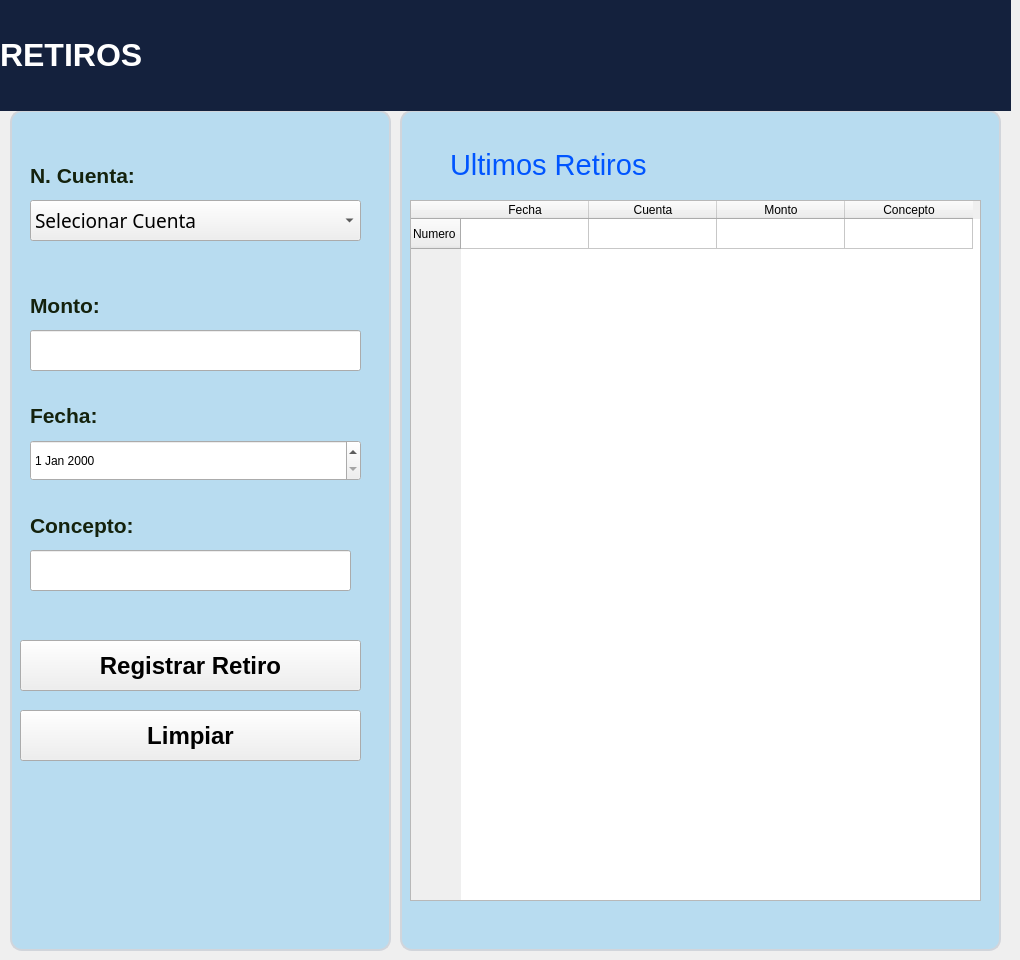
   <widget class="QWidget" name="pagina5">
    <widget class="QLabel" name="label_24">
     <property name="geometry">
      <rect>
       <x>0</x>
       <y>0</y>
       <width>1011</width>
       <height>111</height>
      </rect>
     </property>
     <property name="minimumSize">
      <size>
       <width>100</width>
       <height>70</height>
      </size>
     </property>
     <property name="font">
      <font>
       <pointsize>-1</pointsize>
       <weight>75</weight>
       <bold>true</bold>
      </font>
     </property>
     <property name="styleSheet">
      <string notr="true">background-color: #14213D;
color: white;
font-size: 18px;
font-weight: bold;</string>
     </property>
     <property name="text">
      <string/>
     </property>
    </widget>
    <widget class="QLineEdit" name="lineEdit_14">
     <property name="geometry">
      <rect>
       <x>30</x>
       <y>550</y>
       <width>321</width>
       <height>41</height>
      </rect>
     </property>
     <property name="text">
      <string/>
     </property>
    </widget>
    <widget class="QLabel" name="label_54">
     <property name="geometry">
      <rect>
       <x>450</x>
       <y>130</y>
       <width>361</width>
       <height>71</height>
      </rect>
     </property>
     <property name="font">
      <font>
       <pointsize>22</pointsize>
       <weight>50</weight>
       <bold>false</bold>
      </font>
     </property>
     <property name="text">
      <string>&lt;html&gt;&lt;head/&gt;&lt;body&gt;&lt;p&gt;&lt;span style=&quot; color: #0055FF;;&quot;&gt;Ultimos Retiros&lt;/span&gt;&lt;/p&gt;&lt;/body&gt;&lt;/html&gt;</string>
     </property>
    </widget>
    <widget class="QLabel" name="label_55">
     <property name="geometry">
      <rect>
       <x>30</x>
       <y>510</y>
       <width>181</width>
       <height>31</height>
      </rect>
     </property>
     <property name="font">
      <font>
       <pointsize>16</pointsize>
       <weight>75</weight>
       <bold>true</bold>
      </font>
     </property>
     <property name="styleSheet">
      <string notr="true">color: #14220D;</string>
     </property>
     <property name="text">
      <string>Concepto:</string>
     </property>
    </widget>
    <widget class="QPushButton" name="pushButton_24">
     <property name="geometry">
      <rect>
       <x>20</x>
       <y>710</y>
       <width>341</width>
       <height>51</height>
      </rect>
     </property>
     <property name="font">
      <font>
       <pointsize>18</pointsize>
       <weight>75</weight>
       <bold>true</bold>
      </font>
     </property>
     <property name="text">
      <string>Limpiar</string>
     </property>
     <property name="icon">
      <iconset>
       <normaloff>Imagenes/buscar.png</normaloff>Imagenes/buscar.png</iconset>
     </property>
     <property name="iconSize">
      <size>
       <width>50</width>
       <height>40</height>
      </size>
     </property>
    </widget>
    <widget class="QLabel" name="label_56">
     <property name="geometry">
      <rect>
       <x>10</x>
       <y>110</y>
       <width>381</width>
       <height>841</height>
      </rect>
     </property>
     <property name="font">
      <font>
       <pointsize>14</pointsize>
      </font>
     </property>
     <property name="styleSheet">
      <string notr="true">QLabel {
    background-color: #B8DCF0;
    color: #14220D;
    border: 2px solid #D1D5DB;
    border-radius: 12px;
    padding: 10px;
}</string>
     </property>
     <property name="text">
      <string/>
     </property>
    </widget>
    <widget class="QComboBox" name="comboBox_4">
     <property name="geometry">
      <rect>
       <x>30</x>
       <y>200</y>
       <width>331</width>
       <height>41</height>
      </rect>
     </property>
     <property name="font">
      <font>
       <family>Microsoft Yi Baiti</family>
       <pointsize>14</pointsize>
       <weight>50</weight>
       <bold>false</bold>
      </font>
     </property>
     <item>
      <property name="text">
       <string>Selecionar Cuenta</string>
      </property>
     </item>
    </widget>
    <widget class="QTableWidget" name="tableWidget_4">
     <property name="geometry">
      <rect>
       <x>410</x>
       <y>200</y>
       <width>571</width>
       <height>701</height>
      </rect>
     </property>
     <property name="minimumSize">
      <size>
       <width>30</width>
       <height>60</height>
      </size>
     </property>
     <property name="editTriggers">
      <set>QAbstractItemView::NoEditTriggers</set>
     </property>
     <attribute name="horizontalHeaderCascadingSectionResizes">
      <bool>false</bool>
     </attribute>
     <attribute name="horizontalHeaderDefaultSectionSize">
      <number>128</number>
     </attribute>
     <row>
      <property name="text">
       <string>Numero</string>
      </property>
     </row>
     <column>
      <property name="text">
       <string>Fecha</string>
      </property>
     </column>
     <column>
      <property name="text">
       <string>Cuenta</string>
      </property>
     </column>
     <column>
      <property name="text">
       <string>Monto</string>
      </property>
     </column>
     <column>
      <property name="text">
       <string>Concepto</string>
      </property>
     </column>
    </widget>
    <widget class="QDateEdit" name="dateEdit_3">
     <property name="geometry">
      <rect>
       <x>30</x>
       <y>440</y>
       <width>331</width>
       <height>41</height>
      </rect>
     </property>
    </widget>
    <widget class="QLabel" name="label_57">
     <property name="geometry">
      <rect>
       <x>400</x>
       <y>110</y>
       <width>601</width>
       <height>841</height>
      </rect>
     </property>
     <property name="font">
      <font>
       <pointsize>14</pointsize>
      </font>
     </property>
     <property name="styleSheet">
      <string notr="true">QLabel {
    background-color: #B8DCF0;
    color: #14220D;
    border: 2px solid #D1D5DB;
    border-radius: 12px;
    padding: 10px;
}</string>
     </property>
     <property name="text">
      <string/>
     </property>
    </widget>
    <widget class="QLabel" name="label_58">
     <property name="geometry">
      <rect>
       <x>30</x>
       <y>400</y>
       <width>181</width>
       <height>31</height>
      </rect>
     </property>
     <property name="font">
      <font>
       <pointsize>16</pointsize>
       <weight>75</weight>
       <bold>true</bold>
      </font>
     </property>
     <property name="styleSheet">
      <string notr="true">color: #14220D;</string>
     </property>
     <property name="text">
      <string>Fecha:</string>
     </property>
    </widget>
    <widget class="QLabel" name="label_59">
     <property name="geometry">
      <rect>
       <x>30</x>
       <y>160</y>
       <width>181</width>
       <height>31</height>
      </rect>
     </property>
     <property name="font">
      <font>
       <pointsize>16</pointsize>
       <weight>75</weight>
       <bold>true</bold>
      </font>
     </property>
     <property name="styleSheet">
      <string notr="true">color: #14220D;</string>
     </property>
     <property name="text">
      <string>N. Cuenta:</string>
     </property>
    </widget>
    <widget class="QPushButton" name="pushButton_25">
     <property name="geometry">
      <rect>
       <x>20</x>
       <y>640</y>
       <width>341</width>
       <height>51</height>
      </rect>
     </property>
     <property name="font">
      <font>
       <pointsize>18</pointsize>
       <weight>75</weight>
       <bold>true</bold>
      </font>
     </property>
     <property name="text">
      <string>Registrar Retiro</string>
     </property>
     <property name="icon">
      <iconset>
       <normaloff>Imagenes/verificar.png</normaloff>Imagenes/verificar.png</iconset>
     </property>
     <property name="iconSize">
      <size>
       <width>50</width>
       <height>40</height>
      </size>
     </property>
    </widget>
    <widget class="QLabel" name="label_60">
     <property name="geometry">
      <rect>
       <x>30</x>
       <y>290</y>
       <width>181</width>
       <height>31</height>
      </rect>
     </property>
     <property name="font">
      <font>
       <pointsize>16</pointsize>
       <weight>75</weight>
       <bold>true</bold>
      </font>
     </property>
     <property name="styleSheet">
      <string notr="true">color: #14220D;</string>
     </property>
     <property name="text">
      <string>Monto:</string>
     </property>
    </widget>
    <widget class="QLineEdit" name="lineEdit_15">
     <property name="geometry">
      <rect>
       <x>30</x>
       <y>330</y>
       <width>331</width>
       <height>41</height>
      </rect>
     </property>
     <property name="text">
      <string/>
     </property>
    </widget>
    <widget class="QLabel" name="label_120">
     <property name="geometry">
      <rect>
       <x>0</x>
       <y>10</y>
       <width>851</width>
       <height>91</height>
      </rect>
     </property>
     <property name="font">
      <font>
       <pointsize>24</pointsize>
       <weight>75</weight>
       <bold>true</bold>
      </font>
     </property>
     <property name="text">
      <string>&lt;html&gt;&lt;head/&gt;&lt;body&gt;&lt;p&gt;&lt;span style=&quot; color:#ffffff;&quot;&gt;RETIROS&lt;/span&gt;&lt;/p&gt;&lt;/body&gt;&lt;/html&gt;</string>
     </property>
    </widget>
    <zorder>label_56</zorder>
    <zorder>label_57</zorder>
    <zorder>label_24</zorder>
    <zorder>lineEdit_14</zorder>
    <zorder>label_54</zorder>
    <zorder>label_55</zorder>
    <zorder>pushButton_24</zorder>
    <zorder>comboBox_4</zorder>
    <zorder>tableWidget_4</zorder>
    <zorder>dateEdit_3</zorder>
    <zorder>label_58</zorder>
    <zorder>label_59</zorder>
    <zorder>pushButton_25</zorder>
    <zorder>label_60</zorder>
    <zorder>lineEdit_15</zorder>
    <zorder>label_120</zorder>
   </widget>
